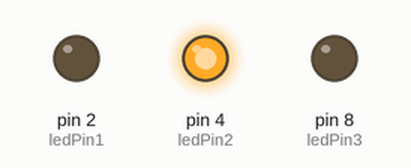
A sketch run on a simulated Arduino Uno, built with avr-gcc and run on an emulated ATmega328P. On the bench: output pins drawn as LEDs (lit = HIGH).

Above: at 0.1 s.
Timing chart, 0 to 1.6 s (numbered marks = the images above):
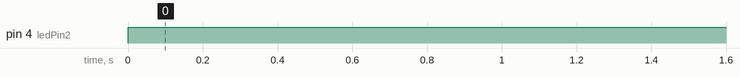

The sketch:

swtich.ino
```cpp
int ledPin1 = 2;//lsb
int ledPin2 = 4;
int ledPin3 = 8;

void setup()
{
  pinMode(ledPin1,OUTPUT);
  pinMode(ledPin2,OUTPUT);
  pinMode(ledPin3,OUTPUT);
}

void loop()
{
  digitalWrite(ledPin1,LOW);
  digitalWrite(ledPin2,HIGH);


}
```

Measured:
- by itself, pin 4 (ledPin2): LOW → HIGH at 0.00 s
